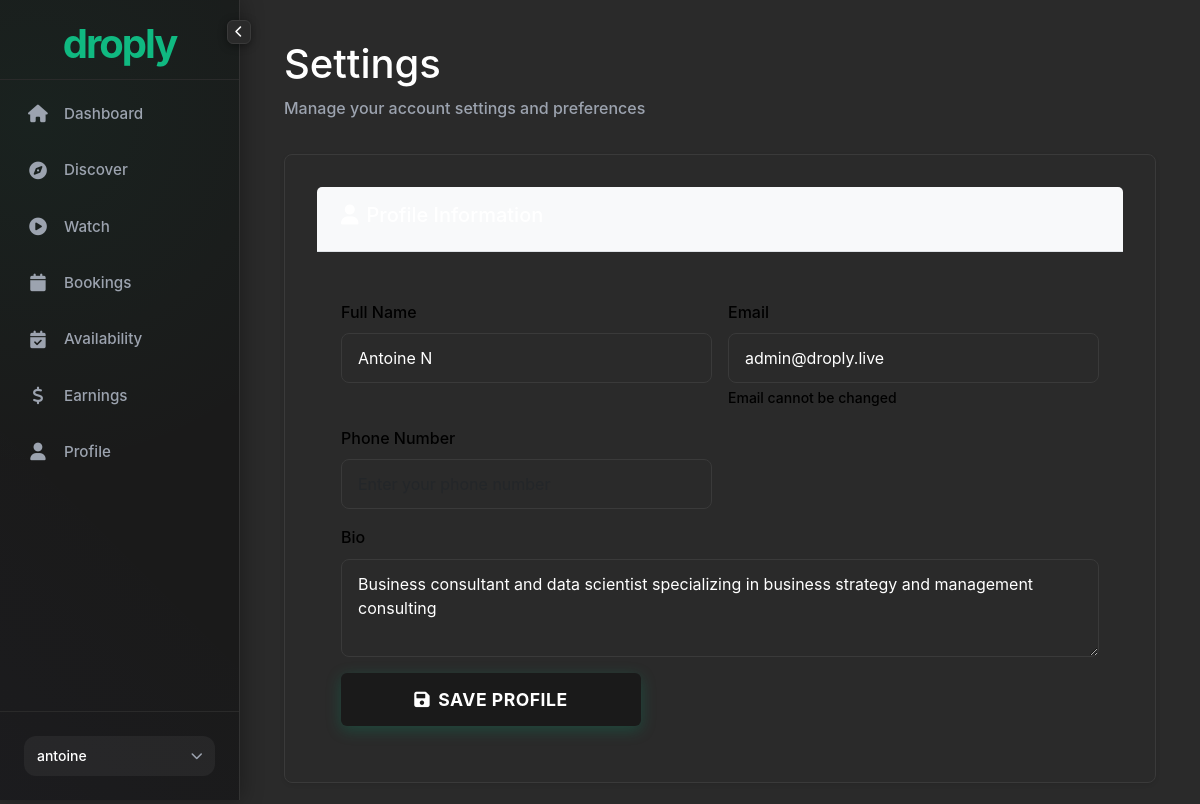
Before: /settings (signed in, upper part) with the older database file.
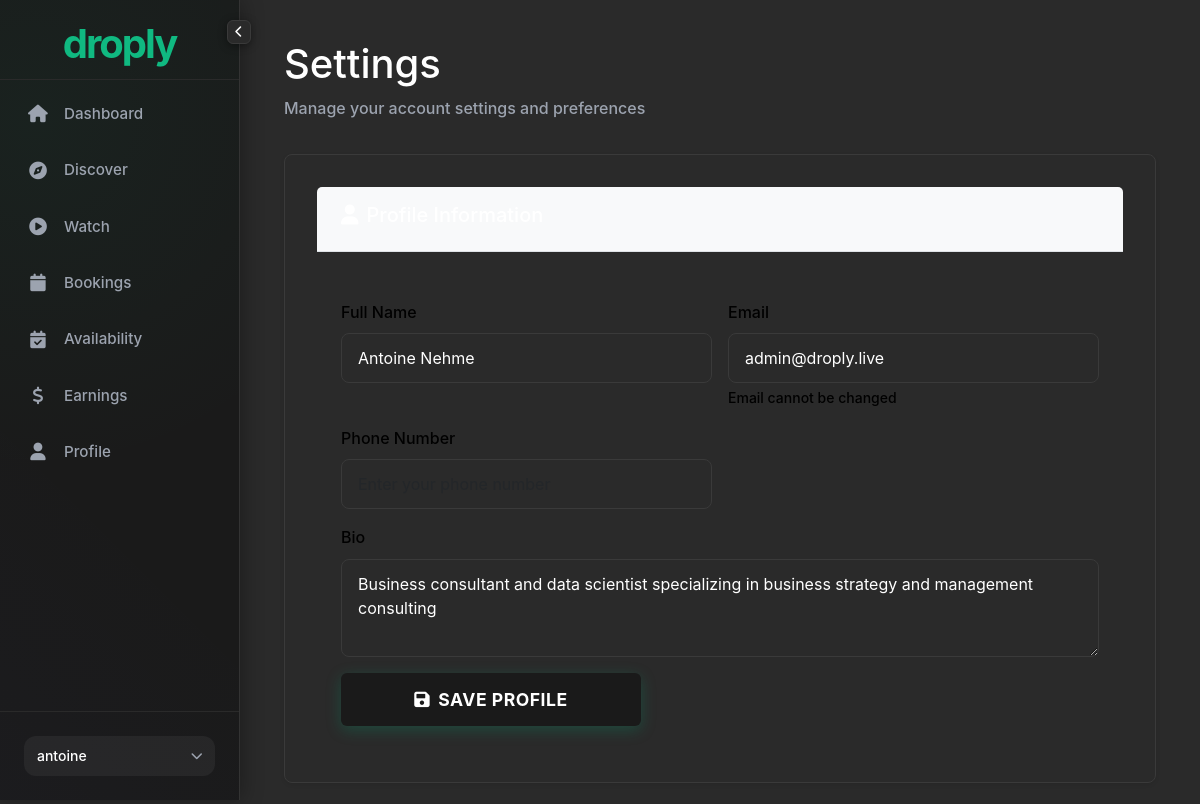
After: the same page with the newer database file.
### models.py (models this page shows, shortened)
class User(UserMixin, db.Model):
    id = db.Column(db.Integer, primary_key=True)
    username = db.Column(db.String(64), unique=True, nullable=False)
    email = db.Column(db.String(120), unique=True, nullable=False)
    password_hash = db.Column(db.String(256))
    full_name = db.Column(db.String(100))
    phone = db.Column(db.String(20))
    bio = db.Column(db.Text)
    industry = db.Column(db.String(100))
    profession = db.Column(db.String(100))
    skills = db.Column(db.String(200))  # Legacy field - keeping for backward compatibility
    skills_1 = db.Column(db.String(100))  # Primary skill
    skills_2 = db.Column(db.String(100))  # Secondary skill
    skills_3 = db.Column(db.String(100))  # Tertiary skill
    location = db.Column(db.String(100))
    background_image_url = db.Column(db.String(500))
    hourly_rate = db.Column(db.Float, default=0.0)
    currency = db.Column(db.String(3), default='USD')
    rating = db.Column(db.Float, default=0.0)
    rating_count = db.Column(db.Integer, default=0)
    is_available = db.Column(db.Boolean, default=True)
    is_featured_user = db.Column(db.Boolean, default=False)
    created_at = db.Column(db.DateTime, default=datetime.now(EASTERN_TIMEZONE))
    specialty_tags = db.Column(db.Text)  # JSON string of specialty tags
    profile_picture = db.Column(db.String(255))  # Path to profile picture
    background_color = db.Column(db.String(7), default='#f7faff')  # Hex color code
    primary_color = db.Column(db.String(7), default='#667eea')  # Primary brand color
    secondary_color = db.Column(db.String(7), default='#764ba2')  # Secondary brand color
    font_family = db.Column(db.String(50), default='Inter')  # Font family preference
    font_size = db.Column(db.Integer, default=16)  # Font size preference
    profile_layout = db.Column(db.String(20), default='modern')  # Layout preference
    donation_text = db.Column(db.Text)  # Text for donation/booking info
    embedding = db.Column(db.LargeBinary)  # Store numpy array as binary
    linkedin_url = db.Column(db.String(200))
    twitter_url = db.Column(db.String(200))
    github_url = db.Column(db.String(200))
    instagram_url = db.Column(db.String(200))
    facebook_url = db.Column(db.String(200))
    youtube_url = db.Column(db.String(200))
    snapchat_url = db.Column(db.String(200))
    website_url = db.Column(db.String(200))
    stripe_account_id = db.Column(db.String(100))  # Stripe Connect account ID
    stripe_account_status = db.Column(db.String(50), default='pending')  # pending, active, restricted, disabled
    payout_enabled = db.Column(db.Boolean, default=False)  # Whether user can receive payouts
    payout_schedule = db.Column(db.String(20), default='weekly')  # daily, weekly, monthly
    total_earnings = db.Column(db.Float, default=0.0)  # Total earnings before platform fees
    total_payouts = db.Column(db.Float, default=0.0)  # Total amount paid out
    pending_balance = db.Column(db.Float, default=0.0)  # Current pending balance
    language = db.Column(db.String(10), default='en')  # Language preference
    timezone = db.Column(db.String(50), default='America/New_York')  # Timezone preference
    email_notifications = db.Column(db.Boolean, default=True)  # Email notifications preference
    service_description = db.Column(db.Text)  # Description of 1-on-1 sessions
    session_duration = db.Column(db.Integer, default=30)  # Session duration in minutes
    content_description = db.Column(db.Text)  # Description of premium content
    content_categories = db.Column(db.String(200))  # Categories of content offered
    google_calendar_connected = db.Column(db.Boolean, default=False)  # Whether user has connected Google Calendar
    google_calendar_token = db.Column(db.Text)  # Encrypted Google Calendar access token
    google_calendar_refresh_token = db.Column(db.Text)  # Encrypted Google Calendar refresh token
    google_calendar_id = db.Column(db.String(100))  # Primary Google Calendar ID to sync with
    referral_code = db.Column(db.String(20), unique=True)  # User's unique referral code
    referred_by = db.Column(db.Integer, db.ForeignKey('user.id'))  # User who referred this user
    total_referral_earnings = db.Column(db.Float, default=0.0)  # Total earnings from referrals
    referral_count = db.Column(db.Integer, default=0)  # Number of successful referrals

### routes.py (the view)
@app.route('/settings')
@login_required
def settings():
    return render_template('settings.html')

### app.py (called while the page is built)
@login_manager.user_loader
def load_user(user_id):
    from models import User
    return User.query.get(int(user_id))

### templates/settings.html (shortened to what this page needs)
{% extends "base_signed_in.html" %}
{% block content %}
<div class="container-fluid">
    <div class="row">
        <div class="col-12">
            <div class="page-header">
                <h1>Settings</h1>
                <p class="text-muted">Manage your account settings and preferences</p>
            </div>
            <div class="card mb-4">
                <div class="card-header">
                    <h5><i class="fas fa-user me-2"></i>Profile Information</h5>
                </div>
                <div class="card-body">
                    <form method="POST" action="/profile/update" id="profileForm">
                        <div class="row g-3">
                            <div class="col-md-6">
                                <label for="full_name" class="form-label">Full Name</label>
                                <input type="text" class="form-control" id="full_name" name="full_name"
                                       value="{{ current_user.full_name or '' }}" placeholder="Enter your full name">
                            </div>
                            <div class="col-md-6">
                                <label for="email" class="form-label">Email</label>
                                <input type="email" class="form-control" id="email" name="email"
                                       value="{{ current_user.email }}" readonly>
                                <div class="form-text">Email cannot be changed</div>
                            </div>
                            <div class="col-md-6">
                                <label for="phone" class="form-label">Phone Number</label>
                                <input type="tel" class="form-control" id="phone" name="phone"
                                       value="{{ current_user.phone or '' }}" placeholder="Enter your phone number">
                            </div>
                            <div class="col-12">
                                <label for="bio" class="form-label">Bio</label>
                                <textarea class="form-control" id="bio" name="bio" rows="3"
                                          placeholder="Tell us about yourself">{{ current_user.bio or '' }}</textarea>
                            </div>
                        </div>
                        <div class="mt-3">
                            <button type="submit" class="btn btn-primary">
                                <i class="fas fa-save me-2"></i>Save Profile
                            </button>
                        </div>
                    </form>
                </div>
            </div>
        </div>
    </div>
</div>
{% endblock %}

### templates/sidebar.html (shortened to what this page needs)
<aside id="sidebar" class="sidebar">
  <div class="sidebar-header">
    <a href="{{ url_for('dashboard') }}" class="sidebar-logo">
      <span class="logo-text">droply</span>
    </a>
  </div>
  <nav class="sidebar-nav">
    <ul class="nav-list">
      <li class="nav-item">
        <a href="{{ url_for('dashboard') }}" class="nav-link {% if request.endpoint == 'dashboard' %}active{% endif %}" title="Dashboard">
          <i class="nav-icon fas fa-home"></i>
          <span class="nav-text">Dashboard</span>
        </a>
      </li>
      <li class="nav-item">
        <a href="{{ url_for('discover') }}" class="nav-link {% if request.endpoint == 'discover' %}active{% endif %}" title="Discover">
          <i class="nav-icon fas fa-compass"></i>
          <span class="nav-text">Discover</span>
        </a>
      </li>
      <li class="nav-item">
        <a href="{{ url_for('watch') }}" class="nav-link {% if request.endpoint == 'watch' %}active{% endif %}" title="Watch">
          <i class="nav-icon fas fa-play-circle"></i>
          <span class="nav-text">Watch</span>
        </a>
      </li>
      <li class="nav-item">
        <a href="{{ url_for('bookings') }}" class="nav-link {% if request.endpoint == 'bookings' %}active{% endif %}" title="My Bookings">
          <i class="nav-icon fas fa-calendar"></i>
          <span class="nav-text">Bookings</span>
        </a>
      </li>
      <li class="nav-item">
        <a href="{{ url_for('availability') }}" class="nav-link {% if request.endpoint == 'availability' %}active{% endif %}" title="Availability">
          <i class="nav-icon fas fa-calendar-check"></i>
          <span class="nav-text">Availability</span>
        </a>
      </li>
      <li class="nav-item">
        <a href="{{ url_for('earnings') }}" class="nav-link {% if request.endpoint == 'earnings' %}active{% endif %}" title="Earnings">
          <i class="nav-icon fas fa-dollar-sign"></i>
          <span class="nav-text">Earnings</span>
        </a>
      </li>
      <li class="nav-item">
        <a href="{{ url_for('profile') }}" class="nav-link {% if request.endpoint == 'profile' %}active{% endif %}" title="My Profile">
          <i class="nav-icon fas fa-user"></i>
          <span class="nav-text">Profile</span>
        </a>
      </li>
    </ul>
  </nav>
  <div class="sidebar-footer">
    <div class="user-menu">
      <div class="user-info" id="userMenuToggle">
        <div class="user-details">
          <span class="username">{{ current_user.username or 'User' }}</span>
          <i class="fas fa-chevron-down dropdown-icon"></i>
        </div>
      </div>
    </div>
  </div>
  <button id="sidebar-toggle" class="sidebar-toggle" aria-label="Toggle sidebar">
    <i class="fas fa-chevron-left"></i>
  </button>
</aside>

Changed rows visible on the page:
changed User "antoine": full_name "Antoine N" → "Antoine Nehme"
